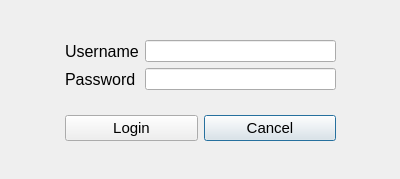
<?xml version="1.0" encoding="UTF-8"?>
<ui version="4.0">
 <class>DialogIdentification</class>
 <widget class="QDialog" name="DialogIdentification">
  <property name="geometry">
   <rect>
    <x>0</x>
    <y>0</y>
    <width>400</width>
    <height>179</height>
   </rect>
  </property>
  <property name="windowTitle">
   <string>Login</string>
  </property>
  <widget class="QWidget" name="gridLayoutWidget_2">
   <property name="geometry">
    <rect>
     <x>65</x>
     <y>40</y>
     <width>271</width>
     <height>101</height>
    </rect>
   </property>
   <layout class="QVBoxLayout" name="verticalLayout">
    <item>
     <layout class="QGridLayout" name="gridLayout">
      <item row="0" column="0" colspan="2">
       <layout class="QFormLayout" name="formLayout">
        <item row="0" column="0">
         <widget class="QLabel" name="label_Username">
          <property name="font">
           <font>
            <pointsize>12</pointsize>
           </font>
          </property>
          <property name="text">
           <string>Username</string>
          </property>
         </widget>
        </item>
        <item row="0" column="1">
         <widget class="QLineEdit" name="lineEdit_Username"/>
        </item>
        <item row="1" column="0">
         <widget class="QLabel" name="label_Password">
          <property name="font">
           <font>
            <pointsize>12</pointsize>
           </font>
          </property>
          <property name="text">
           <string>Password</string>
          </property>
         </widget>
        </item>
        <item row="1" column="1">
         <widget class="QLineEdit" name="lineEdit_Password">
          <property name="echoMode">
           <enum>QLineEdit::Password</enum>
          </property>
         </widget>
        </item>
       </layout>
      </item>
      <item row="1" column="1">
       <widget class="QPushButton" name="pushBtn_Cancel">
        <property name="font">
         <font>
          <pointsize>11</pointsize>
         </font>
        </property>
        <property name="text">
         <string>Cancel</string>
        </property>
       </widget>
      </item>
      <item row="1" column="0">
       <widget class="QPushButton" name="pushBtn_Login">
        <property name="font">
         <font>
          <pointsize>11</pointsize>
         </font>
        </property>
        <property name="text">
         <string>Login</string>
        </property>
       </widget>
      </item>
     </layout>
    </item>
   </layout>
  </widget>
 </widget>
 <resources/>
 <connections/>
</ui>
